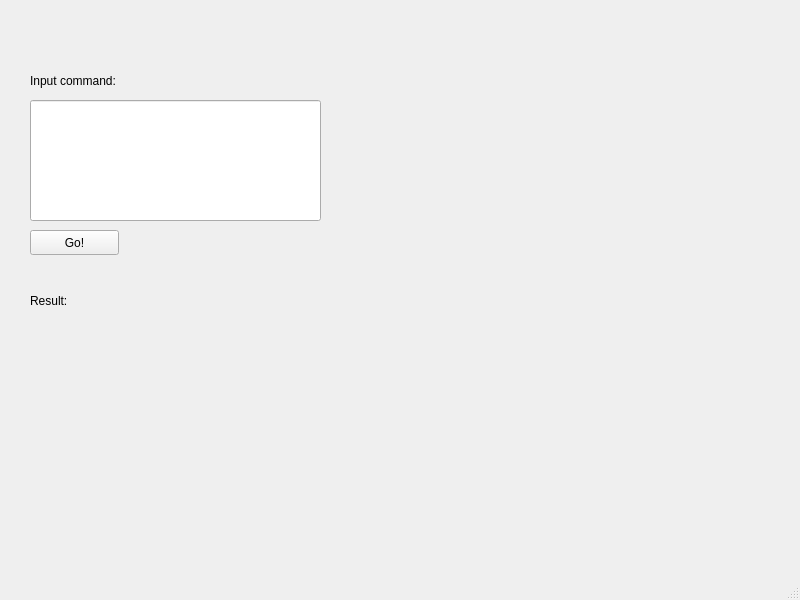
<?xml version="1.0" encoding="UTF-8"?>
<ui version="4.0">
 <class>MainWindow</class>
 <widget class="QMainWindow" name="MainWindow">
  <property name="geometry">
   <rect>
    <x>0</x>
    <y>0</y>
    <width>800</width>
    <height>600</height>
   </rect>
  </property>
  <property name="windowTitle">
   <string>MainWindow</string>
  </property>
  <widget class="QWidget" name="centralwidget">
   <widget class="QLabel" name="label_s_input">
    <property name="geometry">
     <rect>
      <x>30</x>
      <y>70</y>
      <width>121</width>
      <height>21</height>
     </rect>
    </property>
    <property name="text">
     <string>Input command:</string>
    </property>
   </widget>
   <widget class="QLineEdit" name="lineEdit_input">
    <property name="geometry">
     <rect>
      <x>30</x>
      <y>100</y>
      <width>291</width>
      <height>121</height>
     </rect>
    </property>
   </widget>
   <widget class="QPushButton" name="pushButton_go">
    <property name="geometry">
     <rect>
      <x>30</x>
      <y>230</y>
      <width>89</width>
      <height>25</height>
     </rect>
    </property>
    <property name="text">
     <string>Go!</string>
    </property>
   </widget>
   <widget class="QLabel" name="label_s_result">
    <property name="geometry">
     <rect>
      <x>30</x>
      <y>290</y>
      <width>121</width>
      <height>21</height>
     </rect>
    </property>
    <property name="text">
     <string>Result:</string>
    </property>
   </widget>
   <widget class="QLabel" name="label_output">
    <property name="geometry">
     <rect>
      <x>30</x>
      <y>320</y>
      <width>281</width>
      <height>171</height>
     </rect>
    </property>
    <property name="text">
     <string/>
    </property>
   </widget>
  </widget>
  <widget class="QMenuBar" name="menubar">
   <property name="geometry">
    <rect>
     <x>0</x>
     <y>0</y>
     <width>800</width>
     <height>22</height>
    </rect>
   </property>
  </widget>
  <widget class="QStatusBar" name="statusbar"/>
 </widget>
 <resources/>
 <connections/>
</ui>
